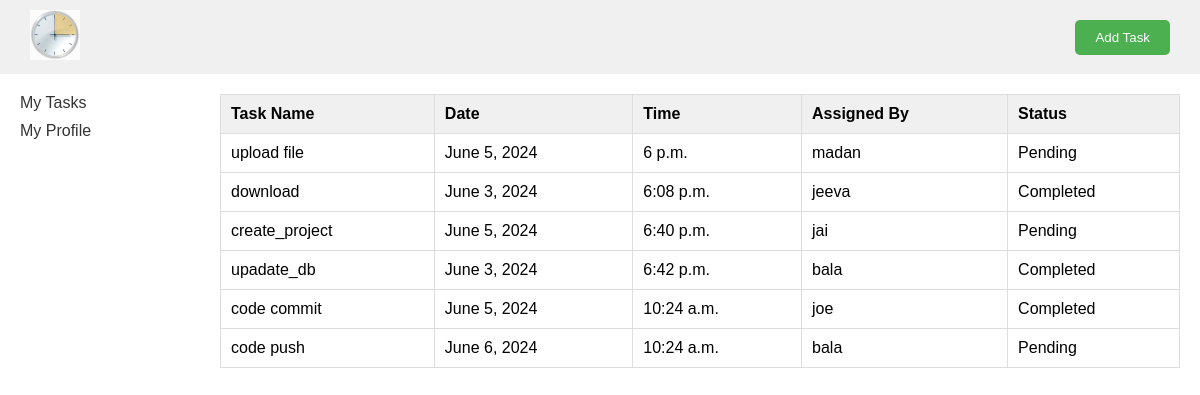
The page /scheduler/dashboard/ on the database its author committed.
### app/models.py (models this page shows)
class Task(models.Model):
    name = models.CharField(max_length=100)
    date = models.DateField()
    time = models.TimeField()
    assigned_to = models.CharField(max_length=100)
    status = models.CharField(max_length=50,blank=True)

### app/views.py (the view)
# urls.py: path('dashboard/',dashboard,name='dashboard'),
def dashboard(request):
    tasks = Task.objects.all()
    return render(request, 'dashboard.html', {'tasks': tasks})

### app/templates/dashboard.html (shortened to what this page needs)
{% load static %}
<!DOCTYPE html>
<html>
<head>
	<link rel="stylesheet" href="{% static 'dashboard.css' %}">
</head>
<body>
	<div class="header">
		<div class="logo">
			<img src="{% static 'image/logo1.jpg' %}" alt="Logo">
		</div>
		<div class="add-task-btn">
			<a href="{% url 'task' %}"><button>Add Task</button></a>
		</div>
	</div>
	<div class="sidebar">
		<ul>
			<li><a href="{% url 'my_task' %}">My Tasks</a></li>
			<li><a href="{% url 'my_profile' %}">My Profile</a></li>
		</ul>
	</div>
	<div class="main-content">
		<table id="task-table">
			<thead>
				<tr>
					<th>Task Name</th>
					<th>Date</th>
					<th>Time</th>
					<th>Assigned By</th>
					<th>Status</th>
				</tr>
			</thead>
			<tbody>
				{% for task in tasks %}
					<tr>
						<td>{{task.name}}</td>
						<td>{{task.date}}</td>
						<td>{{task.time}}</td>
						<td>{{task.assigned_to}}</td>
						<td>{{task.status}}</td>
					</tr>
				{% endfor %}
			</tbody>
		</table>
	</div>
</body>
</html>

### app/static/dashboard.css (style rules this page uses)
body { font-family: Arial, sans-serif; margin: 0; padding: 0; }
.header { background-color: #f0f0f0; padding: 10px; display: flex; justify-content: space-between; align-items: center; }
.logo { margin-left: 20px; }
.logo img { width: 50px; height: 50px; }
.add-task-btn { margin-right: 20px; }
.add-task-btn button { background-color: #4CAF50; color: #fff; padding: 10px 20px; border: none; border-radius: 5px; cursor: pointer; }
.sidebar { background-color: white; padding: 20px; width: 100px; position: fixed; top: 100; left: 0; }
.sidebar ul { list-style: none; margin: 0; padding: 0; }
.sidebar li { margin-bottom: 10px; }
.sidebar a { text-decoration: none; color: #333; }
.main-content { margin-left: 200px; padding: 20px; }
#task-table { width: 100%; border-collapse: collapse; }
#task-table th, #task-table td { border: 1px solid #ddd; padding: 10px; text-align: left; }
#task-table th { background-color: #f0f0f0; }

### rows shown on the page
Task: name "upload file", date "June 5, 2024", time "6 p.m.", assigned_to "madan", status "Pending"
Task: name "download", date "June 3, 2024", time "6:08 p.m.", assigned_to "jeeva", status "Completed"
Task: name "create_project", date "June 5, 2024", time "6:40 p.m.", assigned_to "jai", status "Pending"
Task: name "upadate_db", date "June 3, 2024", time "6:42 p.m.", assigned_to "bala", status "Completed"
Task: name "code commit", date "June 5, 2024", time "10:24 a.m.", assigned_to "joe", status "Completed"
Task: name "code push", date "June 6, 2024", time "10:24 a.m.", assigned_to "bala", status "Pending"
